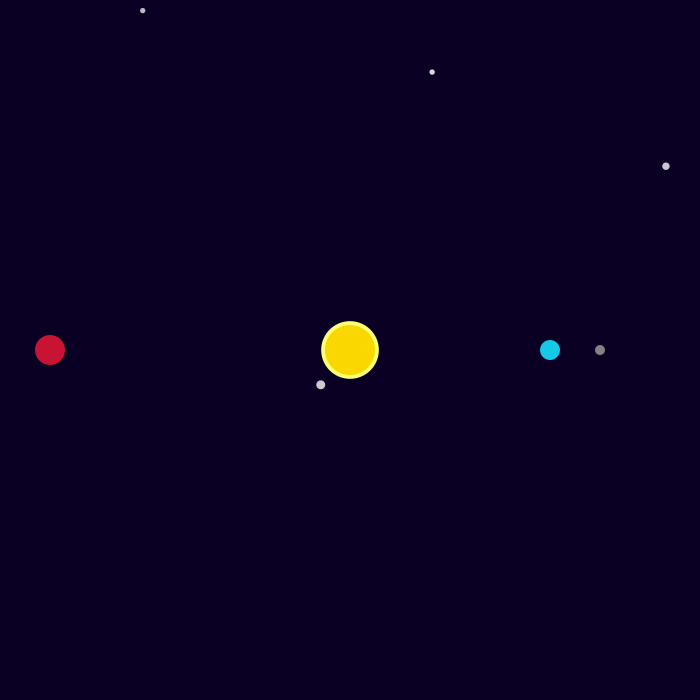
Frame 1 (no input)
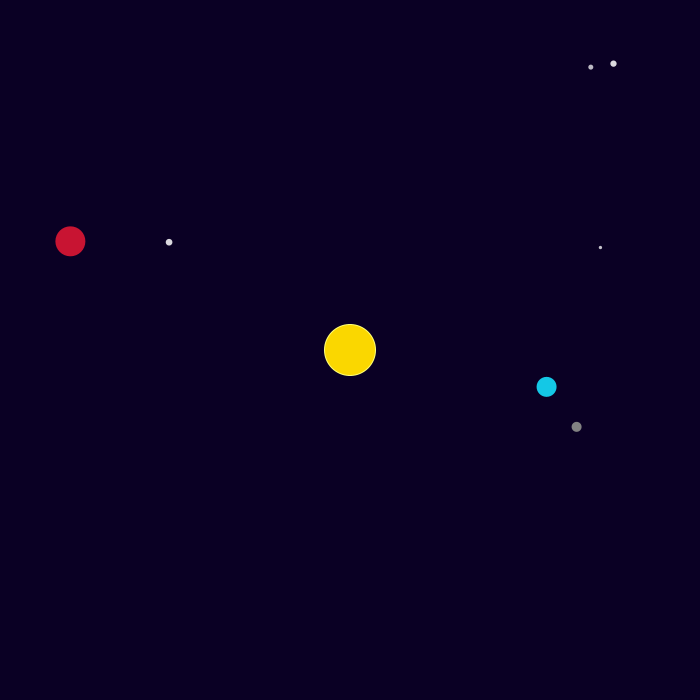
Frame 60 (the mouse pressed at the canvas centre just before this capture)
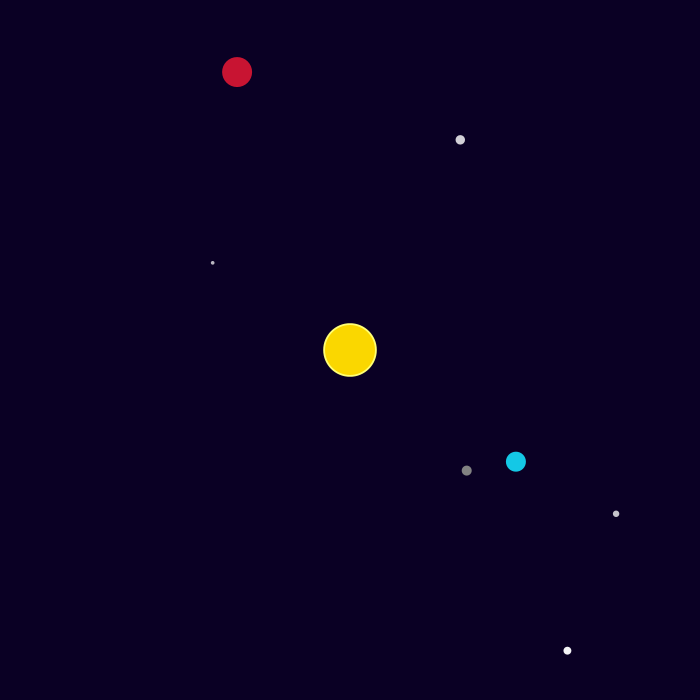
Frame 120 (the mouse held since frame 60 and released just before this capture)

The Processing sketch that drew these frames (run headless with seeded random() and noise(); from frame 60 on, the mouse is pressed at the canvas centre):

// Processing sketch: processing_116266
// ── processing_116266.pde

float frames = 0;
float x = 70*cos(frames);
float y = 70*sin(frames);


void setup() {
 size(700, 700); 
 noStroke();
 
}

void draw() {
  background(10, 0, 36);
  for(int i = 0; i < 4; i++) {
    float starSize = random(3, 10);
    fill(255, random(180, 255));
    ellipse(random(0, 700), random(0,700), starSize, starSize);
  }
  float sunSize = random(52, 58);
  noStroke();
//stars
  
//sun
  fill(255, 255, 115);
  ellipse(width/2, height/2, sunSize, sunSize);
  fill(250, 215, 0);
  ellipse(width/2, height/2, 50, 50);
//earth
  fill(20, 200, 230);
 ellipse(200*cos(frames)+350, 200*sin(frames)+350, 20, 20);
 //mars
 fill(200, 20, 50);
 ellipse(300*cos(frames*2+PI)+350, 300*sin(frames*2+PI)+350, 30, 30);
 //moon
 fill(130);
 ellipse(50*cos(5*frames)+(200*cos(frames)+350), 50*sin(5*frames)+(200*sin(frames)+350), 10, 10);
frames+=.001*PI; 

if(mousePressed) {
  frames *=1.01;
  }
}
